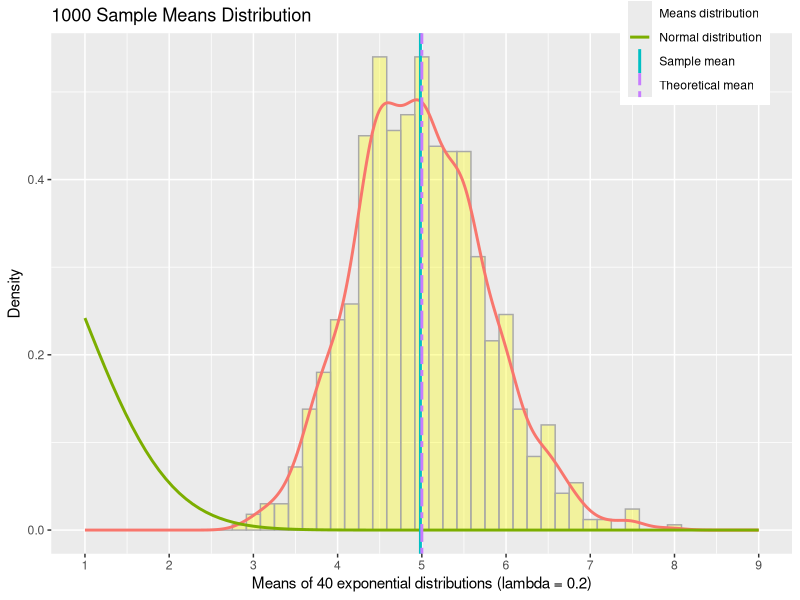
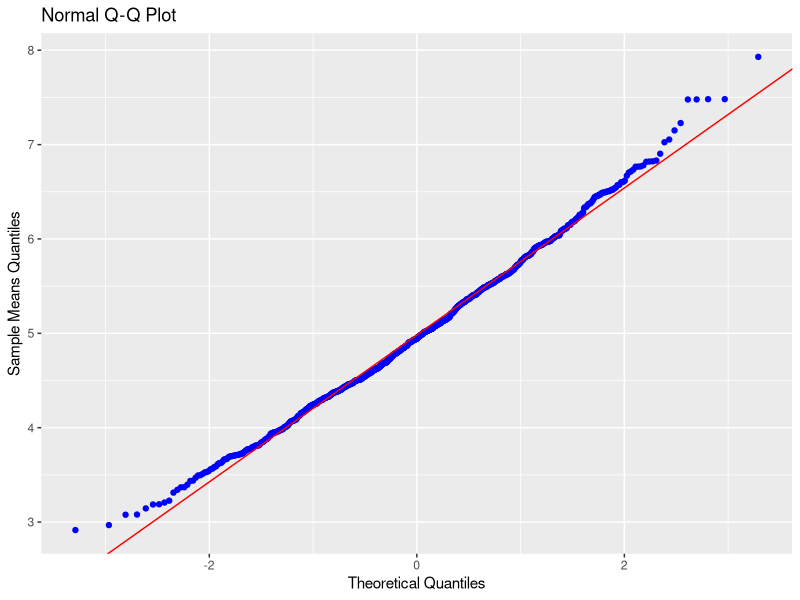

Write R code to recreate these figures, in order.
## This R script generates the answers as outlined in the Course Project - Part 1 for Statistical Inference

## Load packages
library(ggplot2)

## Set the seed value so the results are reproducible
set.seed(7)

## Exponential distribution sample parameters
num_sims <- 1000
lambda <- 0.2
sample_size <- 40

## Calculate the theoretical mean, standard deviation, and variance
## Theoretical mean = 1 / lambda
theoretical_mean = 1 / lambda

## Theoretical standard deviation = theoretical mean / sqrt(sample_size)
theoretical_sd = theoretical_mean / sqrt(sample_size)

## Theoretical variance = theoretical standard deviation ^ 2
theoretical_variance = theoretical_sd ^ 2

## Create a matrix of the theoretical values which will be added to a table for printout
theoretical_values <- matrix(c(theoretical_mean, round(theoretical_sd, 3), round(theoretical_variance, 3)))

## Creates a matrix (1000 rows, 40 columns)
## Each row represents an exponential distribution with a sample size of 40 and lambda of 0.2
## The exponential distribution is simulated 1000 times, 1 in each row
exponentials <- matrix(rexp(num_sims * sample_size, rate = lambda), num_sims, sample_size)

## The mean of each exponential/row is calculated and stored in sample_means (1000 rows by 1 column)
sample_means <- rowMeans(exponentials)

## Calculate the sample mean, standard deviation, and variance
sample_rowMean <- mean(sample_means)
sample_rowSD <- sd(sample_means)
sample_rowVariance <- var(sample_means)

## Create a matrix of the sample values which will be added to a table for printout
sample_values <- matrix(c(round(sample_rowMean, 3), round(sample_rowSD, 3), round(sample_rowVariance, 3)))

## Create a matrix of the row names which will be added to a table for printout
variable_names <- matrix(c("Mean", "Standard Deviation", "Variance"))

## Create a summary table (data frame) to print out theoretical vs sample data
summary_table <- data.frame(cbind(variable_names, theoretical_values, sample_values))
colnames(summary_table) <- c("Variable", "Theoretical", "Sample")
print(summary_table)

## Create a histogram of the means of the sample distributions
## Adds lines for the distribution of sample means, the normal distribution, the sample mean, and theoretical mean
## Customizes colours, axes labels, x-axis scale, and adds a legend
means.df <- data.frame(Means = sample_means)

## Open the png device
#png(file = "./plot1.png", width = 800, height = 600)

g1 <- ggplot(means.df, aes(x = Means)) +
    geom_histogram(aes(y = ..density..), fill = "yellow", binwidth = 1/6, color = "darkgrey", alpha = 1/3) +
    geom_density(aes(color = "Means distribution"), size = 1, show_guide = FALSE) +
    stat_function(fun = dnorm, arg = list(mean = theoretical_mean, sd = theoretical_sd), aes(color = "Normal distribution"), size = 1) +
    geom_vline(aes(xintercept = sample_rowMean, colour = "Sample mean"), size = 1) +
    geom_vline(aes(xintercept = theoretical_mean, colour = "Theoretical mean"), size = 1, linetype = "twodash") +
    theme(legend.justification = c(1.15,-1.4), legend.position = c(1,0.5)) + 
    labs(title = "1000 Sample Means Distribution", x = "Means of 40 exponential distributions (lambda = 0.2)", y = "Density") +
    scale_x_continuous(limits = c(1, 9), breaks = 1:9) +
    scale_color_discrete(name = "Annotations")

g1

## Close device
#dev.off()

## Create Q-Q Plot, which plots sample means quantiles vs theoretical/normal quantiles
## Adds (red) line where sample and theoretical quantiles are equal
## Open the png device
png(file = "./plot2.png", width = 800, height = 600)

g2 <- ggplot(means.df, aes(sample = Means)) + stat_qq(color = "blue", alpha = 1) +
    geom_abline(intercept = mean(means.df$Means), slope = sd(means.df$Means), color = "red") +
    labs(title = "Normal Q-Q Plot", x = "Theoretical Quantiles", y = "Sample Means Quantiles")
    
print(g2)

## Close device
dev.off()

## End of file